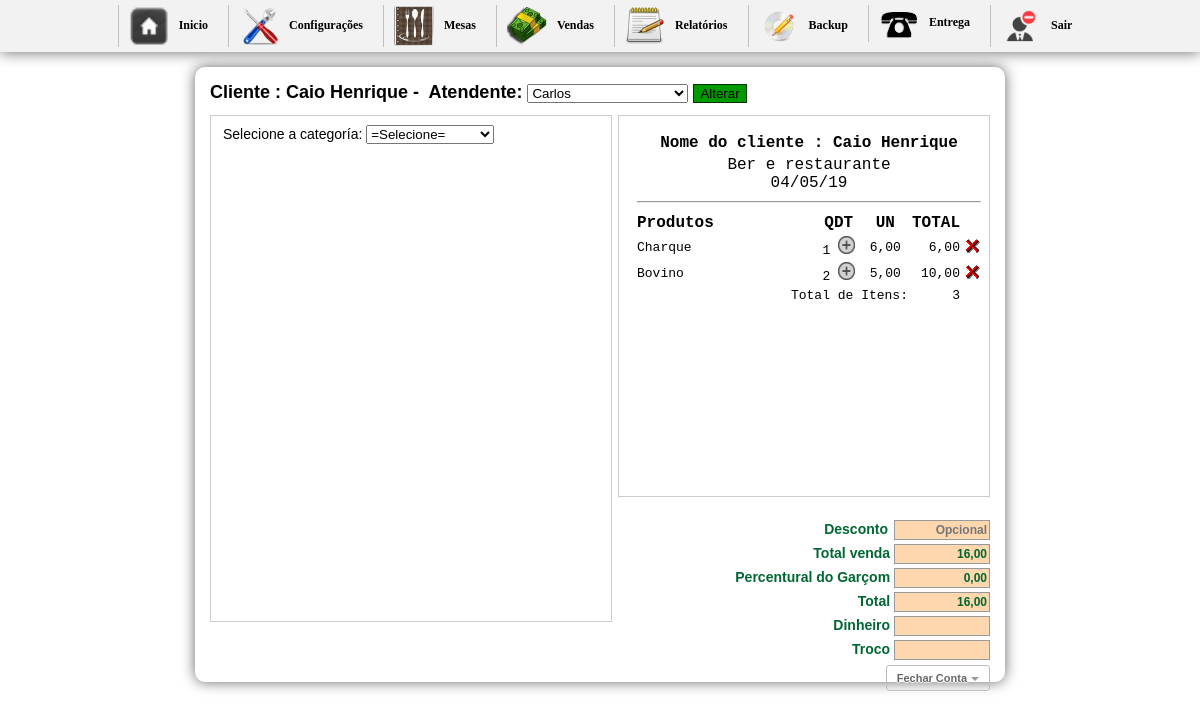
Screenshot of /inicio2.php?btn=vendapedido&id_mesa=52&idGarcon=7 (signed in) with the database file from the repository.
### tables this page shows
CREATE TABLE `pedido` (
  `id_mesa` int(10) NOT NULL AUTO_INCREMENT,
  `numero` int(10) NOT NULL,
  `idGarcon` varchar(200) NOT NULL,
  `situacao` int(1) NOT NULL,
  `email` varchar(50) DEFAULT NULL,
  `nome` varchar(50) DEFAULT NULL,
  `sobrenome` varchar(50) DEFAULT NULL,
  `telefone` varchar(30) DEFAULT NULL,
  `bairro` varchar(50) DEFAULT NULL,
  `rua` varchar(50) DEFAULT NULL,
  `numerocasa` varchar(20) DEFAULT NULL,
  `detalhes` longtext,
  PRIMARY KEY (`id_mesa`)
);

CREATE TABLE `config` (
  `id_conf` int(30) NOT NULL,
  `empresa` varchar(200) NOT NULL,
  `telefone` varchar(30) NOT NULL,
  `pgarcon` int(10) NOT NULL,
  `ativo` int(2) NOT NULL
);

CREATE TABLE `entrega` (
  `id` int(11) NOT NULL AUTO_INCREMENT,
  `cod` int(11) NOT NULL,
  `nome` varchar(150) NOT NULL,
  `preco` varchar(10) NOT NULL,
  `qtd` int(11) NOT NULL,
  `comanda` int(200) NOT NULL,
  `data` date NOT NULL,
  `time` time NOT NULL,
  `id_mesa` int(30) NOT NULL,
  `situacao` int(2) NOT NULL,
  `idGarcon` varchar(200) NOT NULL,
  `status` int(1) NOT NULL,
  `destino` int(1) NOT NULL,
  `entregue` int(1) NOT NULL,
  `feito` int(1) NOT NULL,
  `observacao` varchar(40) NOT NULL,
  PRIMARY KEY (`id`)
);

### vendapedido.php (the view, shortened to what this page needs)
<?php include("config/conexao.php"); ?>
<?php
if (!function_exists("GetSQLValueString")) {
function GetSQLValueString($theValue, $theType, $theDefinedValue = "", $theNotDefinedValue = "")
{
  include("config/conexao.php");
  $theValue = function_exists("real_escape_string") ? $db->real_escape_string($theValue) : $db->escape_string($theValue);
  switch ($theType) {
    case "long":
    case "int":
      $theValue = ($theValue != "") ? intval($theValue) : "NULL";
      break;
  }
  return $theValue;
}
}
$colname_Recordset1 = "-1";
if (isset($_GET['id_mesa'])) {
  $colname_Recordset1 = $_GET['id_mesa'];
}
$query_Recordset1 = sprintf("SELECT * FROM pedido WHERE id_mesa = %s", GetSQLValueString($colname_Recordset1, "int"));
$Recordset1 = mysqli_query($db,$query_Recordset1) or die($db->error);
$row_Recordset1 = $Recordset1->fetch_assoc();
$numero = $_GET['id_mesa'];
?>
<?php
  $sql1 = mysqli_query($db,"SELECT * FROM pedido WHERE id_mesa ='$numero'") or die($db->error);
  $cont1 = $sql1->fetch_assoc();
  $sit = $cont1['situacao'];
  $idGarconget = $_GET['idGarcon'];
  $gar2 = mysqli_query($db,"SELECT * FROM garcon WHERE idGarcon='$idGarconget'");
  $h2 = $gar2->fetch_assoc();
  ?>
<h1>
<form action="" method="post" enctype="multipart/form-data">
Cliente : <?php echo $row_Recordset1['nome']; ?>&nbsp-&nbsp;
Atendente:
<select name="nomeGarcon">
<?php
	$gar = mysqli_query($db,"SELECT * FROM garcon WHERE idGarcon != '1' ORDER BY nomeGarcon ASC") or die(mysql_error());
	while($h = $gar->fetch_assoc()){
?>
  <option value="<?php echo $h['idGarcon'] ?>"<?php if (!(strcmp($h['idGarcon'], $h2['idGarcon']))) {echo "selected=\"selected\"";} ?>><?php echo $h['nomeGarcon'] ?></option>
	<?php }?>
</select>
<?php if($sit == "0"){?>
<input name="ok" type="submit" value="Abrir pedido" style="background-color: #F30; border:1px solid #9B0000;" />
<?php }else{ ?>
<input name="ok" type="submit" value="Alterar" style=" background-color:#090; border:1px solid #030;" />
<?php } ?>
</form>
</h1>
<div id="boxprodutos"><br/>
<?php if($sit == "1"){
include "selecionacat2.php";
} ?>
</div>
<div id="box">
	<div id="comentarios">
    <table width="100%" border="0" class="inputs">
  <tr>
 <?php $n = mysqli_query($db,"SELECT * FROM config");
 	$a = $n->fetch_assoc();
 ?>
  <td align="center" style="font-size:16px;"><strong>Nome do cliente : <?php echo $row_Recordset1['nome']; ?></strong></td>
  </tr>
  <tr>
    <td align="center" style="font-size:16px;"><?php echo $a['empresa'] ?><br/> <?php echo date("d/m/y") ?></td>
    </tr>
    <tr>
    <td><hr/></td>
    </tr>
</table>
    <table width="100%">
    <tr>
	  <td  style="font-size:16px;"><strong>Produtos</strong></td>
      <td width="13%" align="center" style="font-size:16px;"><strong>QDT</strong></td>
      <td width="15%" align="center" style="font-size:16px;"><strong>UN</strong></td>
	  <td align="center" style="font-size:16px;"><strong>TOTAL</strong></td>
	  <td align="center">&nbsp;</td>
	  </tr>
	<?php
	$carrinho = mysqli_query($db,"SELECT *, SUM(qtd) AS qt,SUM(preco) AS pr FROM entrega WHERE id_mesa='$numero' AND situacao='1' GROUP BY cod") or die(		$db->error);
	$itens = 0;
	$total = 0;
	if($carrinho == false){
		echo "";
	}else{
		while($res = $carrinho->fetch_assoc()){
			$id           	= $res['id'];
			$nome  			= $res['nome'];
			$qtd		 	= $res['qtd'];
			$unitario		= $res['preco'];
			$id_mesa		= $res['id_mesa'];
			$itens += $qtd;
			$totalProduto = $unitario*$qtd;
			$total += $totalProduto;
	?>
	<tr class="fontcomanda">
    <td width="60%" align="left">
    <a href="cozinha.php?id_mesa=<?php echo $id_mesa ?>&nome=<?php echo $nome; ?>"  title="Imprimir"
    onclick="Cozinha(this.href,'nomeJanela','350','600','yes');return false" class="fontcomanda"><?php echo $nome; ?></a>
    </td>
    <td align="center" ><?php echo $qtd; ?> <a href="inicio2.php?btn=vendapedido&adiciona=produto&id=<?php echo $id ?>&qtd=<?php echo $qtd ?>&id_mesa=<?php echo $numero ?>&idGarcon=<?php echo $idGarconget?>"><img src="imagens/qtd.png" width="17" height="18" border="0" /></a></td>
    <td align="center" ><?php echo  str_replace(".",",",$unitario); ?></td>
    <td width="10%" align="right"><?php echo number_format($totalProduto, 2, ',', '.'); ?></td>
    <td width="2%" align="right">
    <a href="inicio2.php?btn=vendapedido&retira=produto&id=<?php echo $id ?>&id_mesa=<?php echo $numero ?>&idGarcon=<?php echo $idGarconget?>"><img src="imagens/icone_delete.gif" width="17" height="18" border="0" /></a>
    </td>
    </tr>
     <?php
		}
	}
	?>
	<tr class="fontcomanda">
	  <td colspan="3" align="right">Total de Itens:</td>
	  <td align="right"><?php echo $itens ?></td>
	  <td align="right">&nbsp;</td>
	  </tr>
    </table>
 <div id="formulario">
    <?php
    		$totals = number_format($total, 2, ',', '.');
    		$mesas = $_GET['id_mesa'];
			$g = mysqli_query($db,"SELECT * FROM config") or die($db->error);
			$w = $g->fetch_assoc();
			$ativo = $w['ativo'];
			$percentual = $w['pgarcon'];
			if($ativo == 1){
			$porcento_garcon = $percentual;
			$pgarcon = $total * $porcento_garcon / 100;
			$somatotal = $total + $pgarcon;
			}else{
			$porcento_garcon = 0;
			$somatotal = $total;
			}
			?>
            <form method="post" name="formulario" action="imprimepedido.php?id_mesa=<?php echo $mesas;?>&pgarcon=<?php echo $pgarcon?>&somatotal=<?php echo $somatotal ?>" enctype="multipart/form-data" target="_blank">
			<span class="valores">Desconto</span>
	        <input name="desconto" type="text" class="calc" id="desconto" value="" placeholder="Opcional" onkeyup="javascript:operacao2('')" /><br/>
	        <span class="valores">Total venda </span>
	        <input name="total" type="text" value="<?php echo $totals ?>" size="8" maxlength="6" class="calc" readonly="true"/><br/>
	                <span class="valores">Percentural do Garçom </span>
	                <input name="garconP" type="text" class="calc" id="garconP" value="<?php echo number_format($pgarcon, 2, ',', '.'); ?>"/><br/>
	                <span class="valores">Total </span>
	                <input name="somatotal" type="text" class="calc" id="somatotal" value="<?php echo number_format($somatotal, 2, ',', '.'); ?>"/><br/>
	        <span class="valores">Dinheiro </span>
	        <input name="dinheiro" type="text" size="8"  class="calc" onkeyup="javascript:operacao('')" id="dinheiro-1"/><br/>
            <span class="valores">Troco </span>
            <input name="troco" type="text" class="calc" size="8" maxlength="8" readonly="true"/><br/>
            <button class="button" type="submit">Fechar Conta</button>
      </form>
      <br/>
      </div>
  </div>
</div>

### css/css.css (style rules this page uses)
body { margin-left: 0px;margin-top: 0px;margin-right: 0px;margin-bottom: 0px; background-color:#FFF; font-family:Verdana, Geneva, sans-serif; font-size:14px; }
h1 { font-size:18px; margin-top:0; }
#boxprodutos { width:400px; height:500px; margin:0 auto; border:1px solid #ccc; float:left; background:#FFF; padding-bottom:5px; overflow:auto }
#box { width:370px; margin:0 auto; border:1px solid #ccc; float:right; font:10px "Courier New", Courier, monospace; background:#0000; }
.fontcomanda { font-size:13px; }
.fontcomanda a:link { font:10px "Courier New", Courier, monospace; font-size:13px; text-decoration:none;color:#000; }
#comentarios { width:350px; height:350px;overflow: auto; padding:15px; }
#formulario { position:absolute; width:300px; height:115px; top:518px; font-size:10px; text-align:right; margin-left:56px; }
.calc { border:1px solid #999; height:16px; width:90px; font-family:Verdana, Geneva, sans-serif; font-size:12px; font-weight:bold; color:#063; background:#FFD7AE; margin:2px 0 2px 0; text-align:right; }
.valores { font-size:10px; font-family:Verdana, Geneva, sans-serif; font-size:14px; font-weight:bold; color:#063; }
.button { border: 1px solid #BBB; border-radius: 3px; text-shadow: 0 1px 1px white; -webkit-box-shadow: 0 1px 1px #fff; -moz-box-shadow: 0 1px 1px #fff; box-shadow: 0 1px 1px #fff; font: bold 11px Sans-Serif; padding: 6px 10px; white-space: nowrap; vertical-align: middle; color: #666; background: transparent; cursor: pointer; margin-top:3px; text-decoration:none; }
.button:after { content: ""; display: inline-block; width: 0; height: 0; border-top: 4px solid #999; border-left: 4px solid transparent; border-right: 4px solid transparent; margin: 0 0 0 4px; position: relative; top: -1px; text-decoration:none; }

### rows the page displays
pedido: nome "Caio Henrique"
config: empresa "Ber e restaurante", garconP "0,00", somatotal "16,00"
entrega: nome "Charque", qtd "1", preco "6,00", totalProduto "6,00"
entrega: nome "Bovino", qtd "2", preco "5,00", totalProduto "10,00"

### other values shown
$itens "3"
form field nomeGarcon "Carlos"
